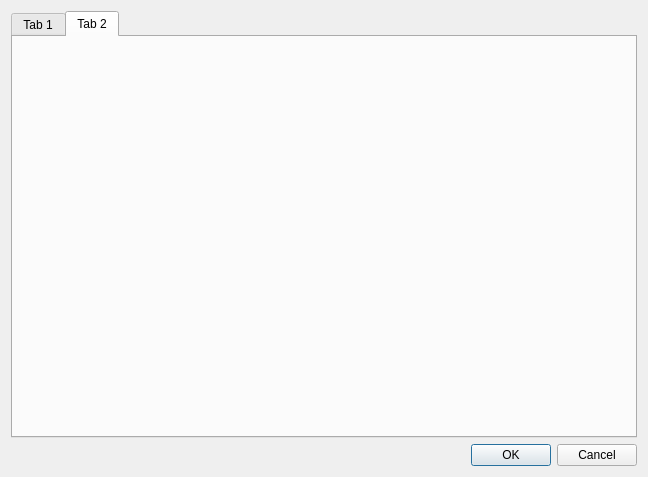
<?xml version="1.0" encoding="UTF-8"?>
<ui version="4.0">
 <class>SettingDialog</class>
 <widget class="QDialog" name="SettingDialog">
  <property name="geometry">
   <rect>
    <x>0</x>
    <y>0</y>
    <width>648</width>
    <height>477</height>
   </rect>
  </property>
  <property name="windowTitle">
   <string>Dialog</string>
  </property>
  <layout class="QGridLayout" name="gridLayout">
   <item row="0" column="0">
    <layout class="QVBoxLayout" name="verticalLayout">
     <item>
      <widget class="QTabWidget" name="tabWidget">
       <property name="currentIndex">
        <number>1</number>
       </property>
       <widget class="QWidget" name="tab_3">
        <attribute name="title">
         <string>Tab 1</string>
        </attribute>
       </widget>
       <widget class="QWidget" name="tab_4">
        <attribute name="title">
         <string>Tab 2</string>
        </attribute>
       </widget>
      </widget>
     </item>
     <item>
      <widget class="QDialogButtonBox" name="buttonBox">
       <property name="orientation">
        <enum>Qt::Horizontal</enum>
       </property>
       <property name="standardButtons">
        <set>QDialogButtonBox::Cancel|QDialogButtonBox::Ok</set>
       </property>
      </widget>
     </item>
    </layout>
   </item>
  </layout>
 </widget>
 <resources/>
 <connections>
  <connection>
   <sender>buttonBox</sender>
   <signal>accepted()</signal>
   <receiver>SettingDialog</receiver>
   <slot>accept()</slot>
   <hints>
    <hint type="sourcelabel">
     <x>248</x>
     <y>254</y>
    </hint>
    <hint type="destinationlabel">
     <x>157</x>
     <y>274</y>
    </hint>
   </hints>
  </connection>
  <connection>
   <sender>buttonBox</sender>
   <signal>rejected()</signal>
   <receiver>SettingDialog</receiver>
   <slot>reject()</slot>
   <hints>
    <hint type="sourcelabel">
     <x>316</x>
     <y>260</y>
    </hint>
    <hint type="destinationlabel">
     <x>286</x>
     <y>274</y>
    </hint>
   </hints>
  </connection>
 </connections>
</ui>
